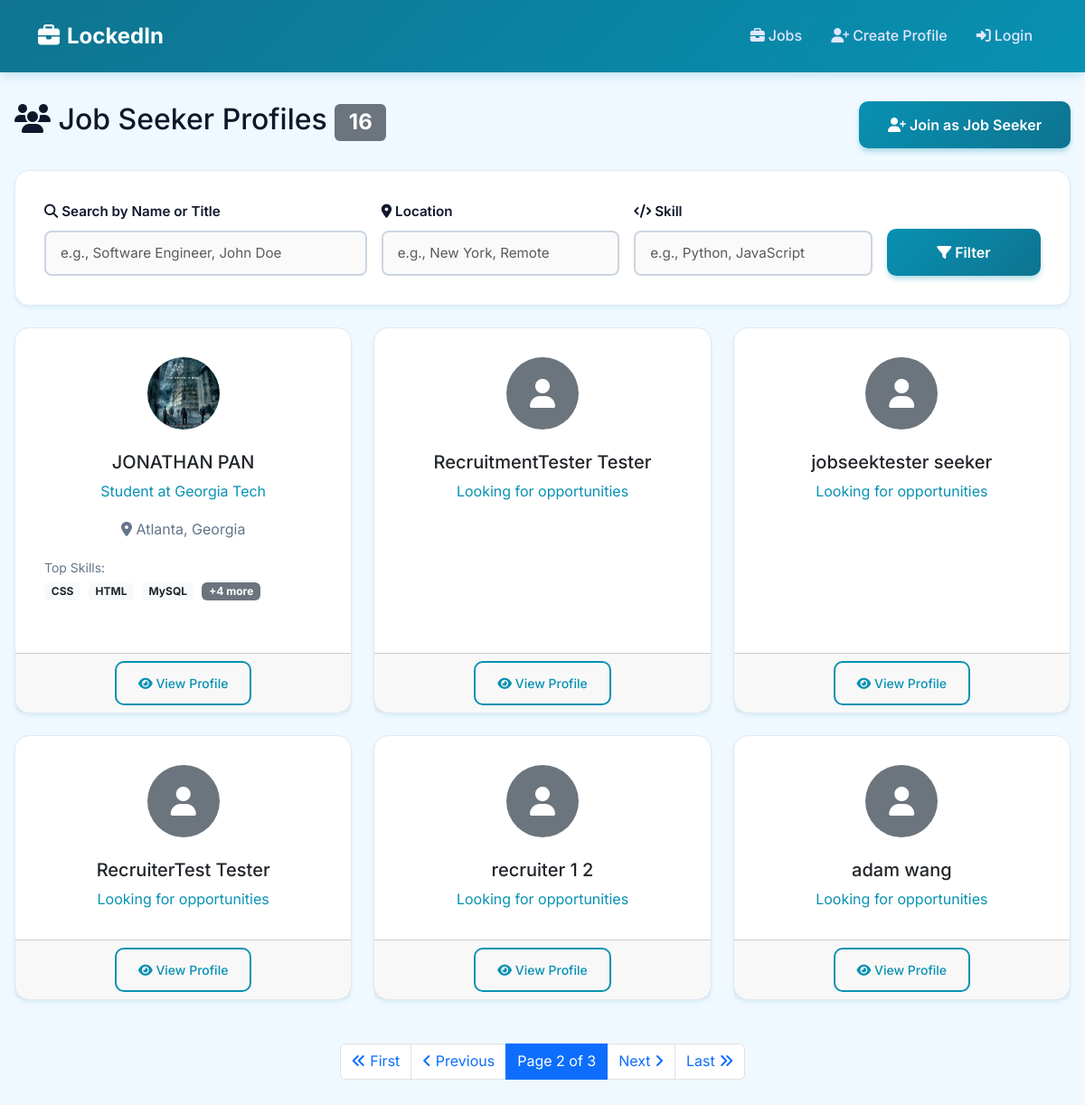
Page /profiles/?page=2 on the committed database.
### profiles/models.py (models this page shows, shortened)
class JobSeekerProfile(models.Model):
    user = models.OneToOneField(CustomUser, on_delete=models.CASCADE, related_name='job_seeker_profile')
    headline = models.CharField(max_length=200, help_text="Professional headline or title")
    bio = models.TextField(max_length=1000, blank=True, help_text="Brief professional summary")
    location = models.CharField(max_length=100, blank=True)
    latitude = models.DecimalField(max_digits=9, decimal_places=6, null=True, blank=True, help_text="Latitude coordinate")
    longitude = models.DecimalField(max_digits=9, decimal_places=6, null=True, blank=True, help_text="Longitude coordinate")
    commute_radius_miles = models.IntegerField(default=25, help_text="Preferred commute radius in miles")
    phone = models.CharField(max_length=20, blank=True)
    website = models.URLField(blank=True)
    linkedin_url = models.URLField(blank=True)
    github_url = models.URLField(blank=True)
    portfolio_url = models.URLField(blank=True)
    profile_picture = models.ImageField(upload_to='profile_pictures/', blank=True, null=True)
    is_public = models.BooleanField(default=True, help_text="Make profile visible to recruiters")
    created_at = models.DateTimeField(auto_now_add=True)
    updated_at = models.DateTimeField(auto_now=True)

class CustomUser(AbstractUser):
    USER_TYPE_CHOICES = [
        ('job_seeker', 'Job Seeker'),
        ('recruiter', 'Recruiter'),
        ('admin', 'Administrator'),
    ]
    STATUS_CHOICES = [
        ('active', 'Active'),
        ('suspended', 'Suspended'),
        ('flagged', 'Flagged'),
    ]
    user_type = models.CharField(max_length=20, choices=USER_TYPE_CHOICES, default='job_seeker')
    status = models.CharField(max_length=20, choices=STATUS_CHOICES, default='active')
    created_at = models.DateTimeField(auto_now_add=True)
    updated_at = models.DateTimeField(auto_now=True)

class Skill(models.Model):
    SKILL_LEVELS = [
        ('beginner', 'Beginner'),
        ('intermediate', 'Intermediate'),
        ('advanced', 'Advanced'),
        ('expert', 'Expert'),
    ]
    profile = models.ForeignKey(JobSeekerProfile, on_delete=models.CASCADE, related_name='skills')
    name = models.CharField(max_length=100)
    level = models.CharField(max_length=20, choices=SKILL_LEVELS, default='intermediate')
    created_at = models.DateTimeField(auto_now_add=True)
    class Meta:
        unique_together = ['profile', 'name']
        ordering = ['name']

### profiles/views.py (the view, shortened to what this page needs)
# urls.py: path('profiles/', views.public_profile_list, name='profile_list'),
def public_profile_list(request):
    from django.core.paginator import Paginator
    from django.db.models import Q
    profiles = JobSeekerProfile.objects.filter(
        is_public=True
    ).select_related('user').prefetch_related('skills').order_by('-updated_at')
    search_query = request.GET.get('search', '')
    location_filter = request.GET.get('location', '')
    skill_filter = request.GET.get('skill', '')
    if location_filter:
        profiles = profiles.filter(location__icontains=location_filter)
    if skill_filter:
        profiles = profiles.filter(skills__name__icontains=skill_filter).distinct()
    paginator = Paginator(profiles, 6)  # Show 6 profiles per page
    page_number = request.GET.get('page', 1)
    profiles_page = paginator.get_page(page_number)
    context = {
        'profiles': profiles_page,
        'search_query': search_query,
        'location_filter': location_filter,
        'skill_filter': skill_filter,
        'total_count': paginator.count,
    }
    return render(request, 'profiles/profile_list.html', context)

### profiles/templates/profiles/profile_list.html (shortened to what this page needs)
{% extends 'base.html' %}
{% block content %}
<div class="d-flex justify-content-between align-items-center mb-4">
    <h2><i class="fas fa-users"></i> Job Seeker Profiles <span class="badge bg-secondary">{{ total_count }}</span></h2>
    {% if not user.is_authenticated %}
        <a href="{% url 'register_job_seeker' %}" class="btn btn-primary">
            <i class="fas fa-user-plus"></i> Join as Job Seeker
        </a>
    {% endif %}
</div>
<div class="card mb-4">
    <div class="card-body">
        <form method="get" class="row g-3">
            <div class="col-md-4">
                <label for="search" class="form-label">
                    <i class="fas fa-search me-1"></i>Search by Name or Title
                </label>
                <input type="text" class="form-control" id="search" name="search"
                       value="{{ search_query }}" placeholder="e.g., Software Engineer, John Doe">
            </div>
            <div class="col-md-3">
                <label for="location" class="form-label">
                    <i class="fas fa-map-marker-alt me-1"></i>Location
                </label>
                <input type="text" class="form-control" id="location" name="location"
                       value="{{ location_filter }}" placeholder="e.g., New York, Remote">
            </div>
            <div class="col-md-3">
                <label for="skill" class="form-label">
                    <i class="fas fa-code me-1"></i>Skill
                </label>
                <input type="text" class="form-control" id="skill" name="skill"
                       value="{{ skill_filter }}" placeholder="e.g., Python, JavaScript">
            </div>
            <div class="col-md-2 d-flex align-items-end">
                <button type="submit" class="btn btn-primary w-100">
                    <i class="fas fa-filter me-1"></i>Filter
                </button>
            </div>
        </form>
    </div>
</div>
<div class="row">
    {% for profile in profiles %}
        <div class="col-md-6 col-lg-4 mb-4">
            <div class="card h-100">
                <div class="card-body">
                    <div class="text-center mb-3">
                        {% if profile.profile_picture %}
                            <img src="{{ profile.profile_picture.url }}" alt="Profile Picture"
                                 class="rounded-circle" style="width: 80px; height: 80px; object-fit: cover;">
                        {% else %}
                            <div class="bg-secondary rounded-circle d-flex align-items-center justify-content-center mx-auto"
                                 style="width: 80px; height: 80px;">
                                <i class="fas fa-user fa-2x text-white"></i>
                            </div>
                        {% endif %}
                    </div>
                    <h5 class="card-title text-center">{{ profile.user.get_full_name|default:profile.user.username }}</h5>
                    <p class="card-text text-center text-primary">{{ profile.headline }}</p>
                    {% if profile.location %}
                        <p class="card-text text-center text-muted">
                            <i class="fas fa-map-marker-alt"></i> {{ profile.location }}
                        </p>
                    {% endif %}
                    {% if profile.skills.all %}
                        <div class="mb-3">
                            <small class="text-muted">Top Skills:</small>
                            <div>
                                {% for skill in profile.skills.all|slice:":3" %}
                                    <span class="badge bg-light text-dark me-1">{{ skill.name }}</span>
                                {% endfor %}
                                {% if profile.skills.count > 3 %}
                                    <span class="badge bg-secondary">+{{ profile.skills.count|add:"-3" }} more</span>
                                {% endif %}
                            </div>
                        </div>
                    {% endif %}
                </div>
                <div class="card-footer text-center">
                    <a href="{% url 'view_public_profile' profile.user.id %}" class="btn btn-outline-primary btn-sm">
                        <i class="fas fa-eye"></i> View Profile
                    </a>
                </div>
            </div>
        </div>
    {% endfor %}
</div>
{% if profiles.has_other_pages %}
    <nav aria-label="Profile pagination" class="mt-4">
        <ul class="pagination justify-content-center">
            {% if profiles.has_previous %}
                <li class="page-item">
                    <a class="page-link" href="?page=1{% if search_query %}&search={{ search_query }}{% endif %}{% if location_filter %}&location={{ location_filter }}{% endif %}{% if skill_filter %}&skill={{ skill_filter }}{% endif %}">
                        <i class="fas fa-angle-double-left"></i> First
                    </a>
                </li>
                <li class="page-item">
                    <a class="page-link" href="?page={{ profiles.previous_page_number }}">
                        <i class="fas fa-angle-left"></i> Previous
                    </a>
                </li>
            {% endif %}
            <li class="page-item active">
                <span class="page-link">
                    Page {{ profiles.number }} of {{ profiles.paginator.num_pages }}
                </span>
            </li>
            {% if profiles.has_next %}
                <li class="page-item">
                    <a class="page-link" href="?page={{ profiles.next_page_number }}">
                        Next <i class="fas fa-angle-right"></i>
                    </a>
                </li>
                <li class="page-item">
                    <a class="page-link" href="?page={{ profiles.paginator.num_pages }}">
                        Last <i class="fas fa-angle-double-right"></i>
                    </a>
                </li>
            {% endif %}
        </ul>
    </nav>
{% endif %}
{% endblock %}

### profiles/templates/base.html (style rules this page uses)
:root { --primary-color: #0891b2; --primary-dark: #0e7490; --primary-light: #06b6d4; --accent-color: #f97316; --accent-dark: #ea580c; --secondary-color: #64748b; --success-color: #10b981; --danger-color: #dc2626; --warning-color: #f59e0b; --light-bg: #f0f9ff; --card-bg: #ffffff; --dark-text: #0f172a; --medium-text: #334155; --light-text: #64748b; --border-color: #cbd5e1; --border-light: #e2e8f0; }
body { font-family: 'Inter', -apple-system, BlinkMacSystemFont, sans-serif; background-color: var(--light-bg); color: var(--dark-text); line-height: 1.6; }
.card { border: 1px solid var(--border-light); box-shadow: 0 4px 6px -1px rgba(8, 145, 178, 0.08), 0 2px 4px -1px rgba(8, 145, 178, 0.04); border-radius: 16px; background: var(--card-bg); transition: all 0.3s ease; }
.card-body { padding: 2rem; }
.form-label { font-weight: 600; color: var(--dark-text); margin-bottom: 0.5rem; font-size: 0.95rem; }
.form-control { border: 2px solid var(--border-color); border-radius: 8px; padding: 0.75rem 1rem; font-size: 0.95rem; transition: all 0.3s ease; background-color: #fafafa; }
.btn-primary { background: linear-gradient(135deg, var(--primary-color) 0%, var(--primary-dark) 100%); border: none; border-radius: 10px; padding: 0.875rem 2rem; font-weight: 600; font-size: 1rem; transition: all 0.3s ease; box-shadow: 0 4px 6px -1px rgba(8, 145, 178, 0.35); color: white !important; }
.btn-outline-primary { border: 2px solid var(--primary-color); color: var(--primary-color); background: transparent; border-radius: 10px; padding: 0.75rem 1.5rem; font-weight: 600; transition: all 0.3s ease; }
.text-muted { color: var(--light-text) !important; }
.text-primary { color: var(--primary-color) !important; }
.text-center a { color: var(--primary-color); text-decoration: none; font-weight: 500; transition: color 0.2s ease; }
a { color: var(--primary-color); transition: color 0.2s ease; }
.mb-3 { margin-bottom: 1.5rem !important; }

### rows in the picture
JobSeekerProfile: profile_picture (picture), user.get_full_name "JONATHAN PAN", headline "Student at Georgia Tech", location "Atlanta, Georgia", skills.count|add "4"
Skill: name "CSS"
Skill: name "HTML"
Skill: name "MySQL"
JobSeekerProfile: user.get_full_name "RecruitmentTester Tester", headline "Looking for opportunities"
JobSeekerProfile: user.get_full_name "jobseektester seeker", headline "Looking for opportunities"
JobSeekerProfile: user.get_full_name "RecruiterTest Tester", headline "Looking for opportunities"
JobSeekerProfile: user.get_full_name "recruiter 1 2", headline "Looking for opportunities"
JobSeekerProfile: user.get_full_name "adam wang", headline "Looking for opportunities"

### other values in the picture
{{ total_count }} "16"
{{ profiles.number }} "2"
{{ profiles.paginator.num_pages }} "3"
